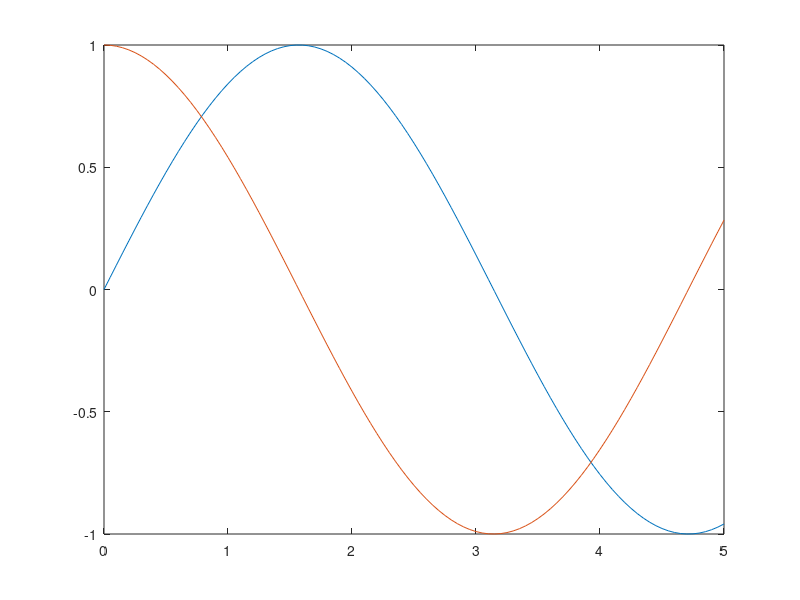

The MATLAB source for this figure:
% L2_12: Illustration of multiple curves.
% Copyright S. Nakamura, 1995
set(gcf, 'NumberTitle','off','Name', 'Plotted by List 2.12')

% Same as List2_10.m
clear,clf,hold off
x = (0:0.05:5)';
y(:,1) = sin(x);
y(:,2) = cos(x);
plot(x,y)
